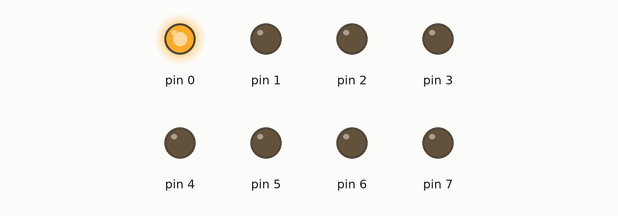
Recording of a sketch running on a simulated Arduino Uno, built with avr-gcc and run on an emulated ATmega328P. Parts: output pins drawn as LEDs (lit = HIGH).

Above: at 0.05 s.
At 0.55 s:
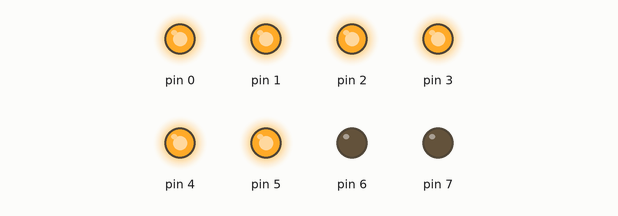
At 0.85 s:
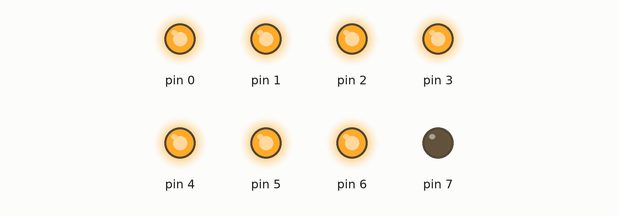
At 1.75 s:
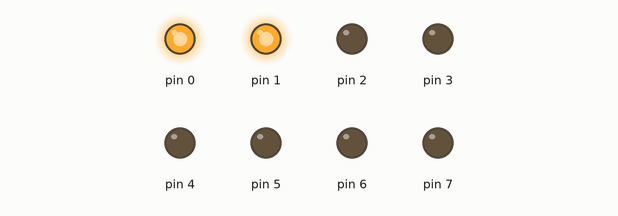
At 2.65 s:
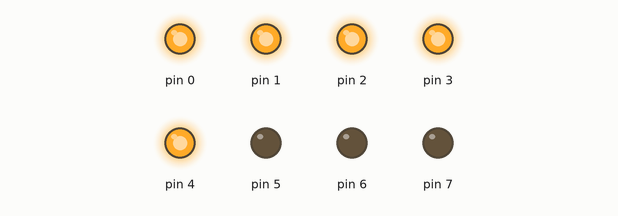
At 3.55 s:
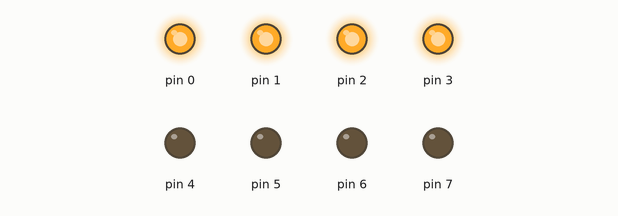
Timing chart, 0 to 3.9 s (numbered marks = the images above):
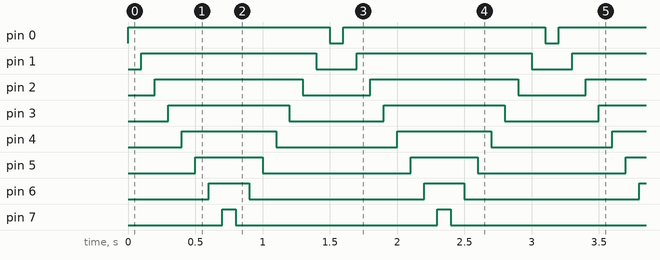

The sketch:

sketch_oct14a.ino
```cpp
void setup() {
  // put your setup code here, to run once:
  for (int i = 0; i < 8; i++) {
      pinMode(i, OUTPUT);
  }
}

void loop() {
  // put your main code here, to run repeatedly:
  for (int i = 0; i < 8; i++) {
    digitalWrite(i, HIGH);
    delay(100);
  }
  for (int i = 7; i > -1; --i) {
    digitalWrite(i, LOW);
    delay(100);
  }
}
```

Measured:
- by itself, pin 0: alternates HIGH for 1.5 s and LOW for 0.10 s
- by itself, pin 1: alternates HIGH for 1.3 s and LOW for 0.30 s
- by itself, pin 2: alternates HIGH for 1.1 s and LOW for 0.50 s
- by itself, pin 3: alternates HIGH for 0.90 s and LOW for 0.70 s
- by itself, pin 4: alternates HIGH for 0.70 s and LOW for 0.90 s
- by itself, pin 5: alternates HIGH for 0.50 s and LOW for 1.1 s
- by itself, pin 6: alternates HIGH for 0.30 s and LOW for 1.3 s
- by itself, pin 7: alternates HIGH for 0.10 s and LOW for 1.5 s
